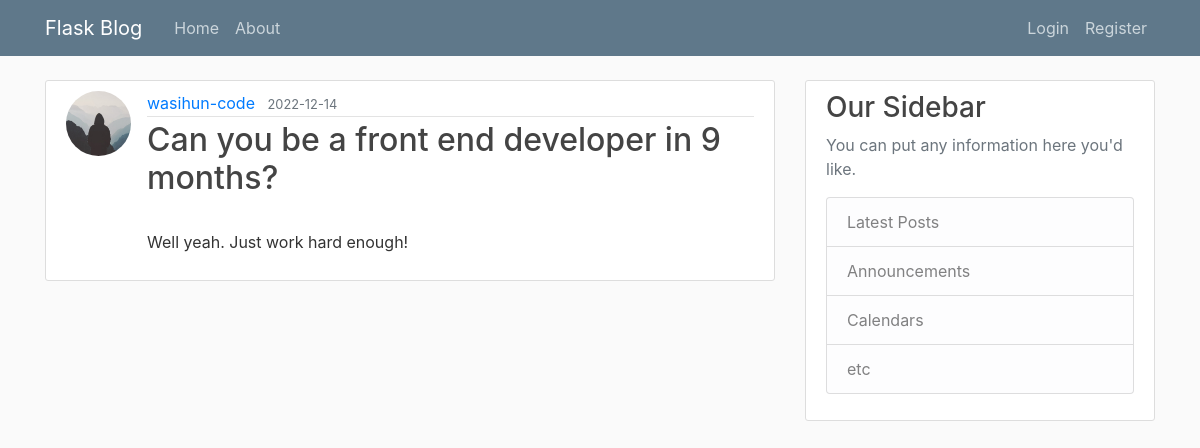
The page /posts/2 on the database its author committed.
### flaskblog/models.py (models this page shows, shortened)
class User(db.Model, UserMixin):
    id = db.Column(db.Integer, primary_key=True)
    username = db.Column(db.String(20), unique=True, nullable=False)
    email = db.Column(db.String(120), unique=True, nullable=False)
    password = db.Column(db.String(60), nullable=False)
    image = db.Column(
        db.String(20),
        nullable=False,
        default="default.jpg",
    )
    posts = db.relationship("Post", backref="author", lazy=True)

class Post(db.Model):
    id = db.Column(db.Integer, primary_key=True)
    title = db.Column(db.String(100), nullable=False, unique=True)
    date_posted = db.Column(db.DateTime, nullable=False, default=datetime.utcnow())
    content = db.Column(db.Text, nullable=False)
    user_id = db.Column(db.Integer, db.ForeignKey("user.id"), nullable=False)

### flaskblog/routes.py (the view)
@app.route("/posts/<int:post_id>")
def post(post_id):
    post = Post.query.get_or_404(post_id)
    return render_template("post.html", title=post.title, post=post)

### flaskblog/templates/post.html (shortened to what this page needs)
{% extends 'layout.html' %}
{% block content %}
<article class="media content-section">
    <img class="rounded-circle article-img"
        src="{{url_for('static', filename='profile_pictures/'+post.author.image)}}" />
        <div class="media-body">
            <div class="article-metadata">
                <a class="mr-2" href="{{ url_for('user_posts', username=post.author.username) }}">{{ post.author.username }}</a>
                <small class="text-muted">{{ post.date_posted.strftime('%Y-%m-%d') }}</small>
            </div>
            <h2 class="article-title">{{ post.title }}</h2>
            <p class="article-content">{{ post.content }}</p>
          </div>
        </article>
{% endblock content %}

### flaskblog/static/styles.css (style rules this page uses)
body { background: #fafafa; color: #333333; margin-top: 5rem; }
h1, h2, h3, h4, h5, h6 { color: #444444; }
.content-section { background: #ffffff; padding: 10px 20px; border: 1px solid #dddddd; border-radius: 3px; margin-bottom: 20px; }
.article-title { color: #444444; }
.article-content { white-space: pre-line; }
.article-img { height: 65px; width: 65px; margin-right: 16px; }
.article-metadata { padding-bottom: 1px; margin-bottom: 4px; border-bottom: 1px solid #e3e3e3 }

### rows shown on the page
User: image (placeholder picture), author.username "wasihun-code"
Post: date_posted "2022-12-14", title "Can you be a front end developer in 9 months?", content "Well yeah. Just work hard enough!"
